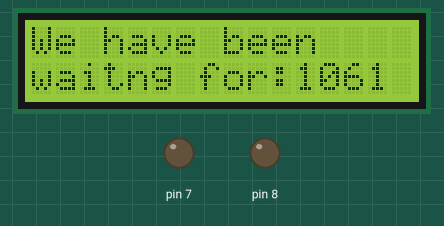
This sketch was run on a simulated Arduino Uno, built with avr-gcc and run on an emulated ATmega328P. On the bench: 16×2 character LCD, output pins drawn as LEDs (lit = HIGH). What the sketch prints to the serial monitor is not drawn.

Above: at 1.1 s.
At 5.1 s:
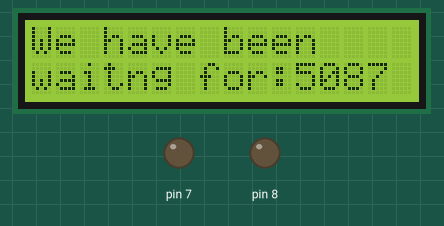
At 10.2 s:
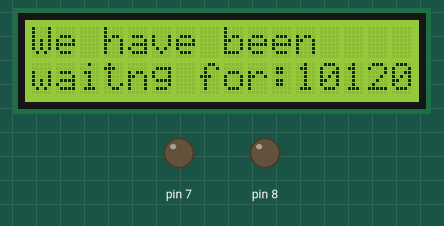
At 19.2 s:
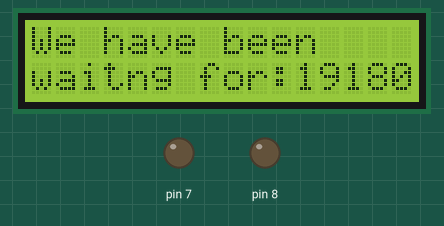
At 28.3 s:
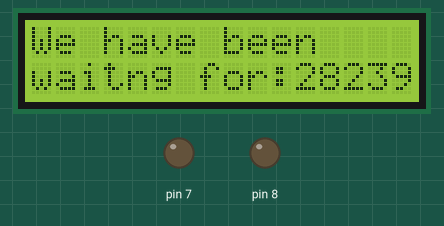
At 38.4 s:
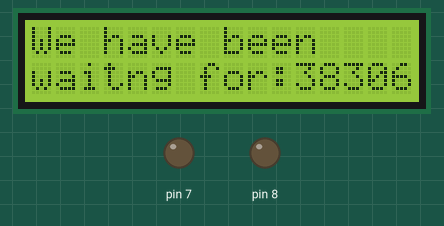

The sketch:

Lab_8.ino
```cpp
// include the library code:
#include <LiquidCrystal.h>

// initialize the library by associating any needed LCD interface pin
// with the arduino pin number it is connected to
const int rs = 12, en = 11, d4 = 5, d5 = 4, d6 = 3, d7 = 2;
LiquidCrystal lcd(rs, en, d4, d5, d6, d7);
unsigned long time;

void setup() {
  Serial.begin(9600);
  lcd.begin(16, 2);
  delay(1000);
  pinMode(7, OUTPUT);
  pinMode(8, OUTPUT);
}

void loop() {
  Serial.print("Time: ");
  time = millis();
  lcd.setCursor(0,0);
  lcd.print("We have been");
  lcd.setCursor(0,1);
  lcd.print("waitng for:");
  lcd.print(time);


  Serial.println(time);    //prints time since program started
  delay(1000);
  lcd.clear();

}
```

Measured:
- what the display in image 0 shows lasts 1.0 s, from 1.1 s to 2.1 s
